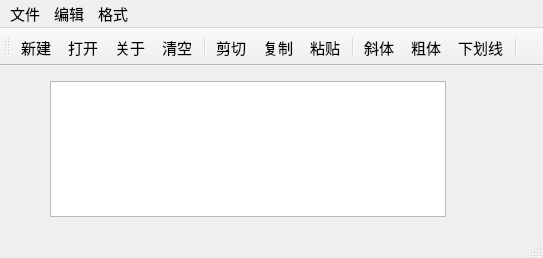
<?xml version="1.0" encoding="UTF-8"?>
<ui version="4.0">
 <class>QWMainWind</class>
 <widget class="QMainWindow" name="QWMainWind">
  <property name="geometry">
   <rect>
    <x>0</x>
    <y>0</y>
    <width>543</width>
    <height>258</height>
   </rect>
  </property>
  <property name="font">
   <font>
    <pointsize>11</pointsize>
   </font>
  </property>
  <property name="windowTitle">
   <string>QWMainWind</string>
  </property>
  <widget class="QWidget" name="centralWidget">
   <widget class="QTextEdit" name="txtEdit">
    <property name="geometry">
     <rect>
      <x>50</x>
      <y>15</y>
      <width>396</width>
      <height>136</height>
     </rect>
    </property>
    <property name="font">
     <font>
      <pointsize>16</pointsize>
     </font>
    </property>
   </widget>
  </widget>
  <widget class="QMenuBar" name="menuBar">
   <property name="geometry">
    <rect>
     <x>0</x>
     <y>0</y>
     <width>543</width>
     <height>29</height>
    </rect>
   </property>
   <widget class="QMenu" name="menu">
    <property name="title">
     <string>文件</string>
    </property>
    <addaction name="actNew"/>
    <addaction name="actOpen"/>
    <addaction name="separator"/>
    <addaction name="actClose"/>
    <addaction name="actAbout"/>
   </widget>
   <widget class="QMenu" name="menu_2">
    <property name="title">
     <string>编辑</string>
    </property>
    <addaction name="actCut"/>
    <addaction name="actCopy"/>
    <addaction name="actPaste"/>
    <addaction name="separator"/>
    <addaction name="actClear"/>
   </widget>
   <widget class="QMenu" name="menu_3">
    <property name="title">
     <string>格式</string>
    </property>
    <addaction name="actFontBold"/>
    <addaction name="actFontItalic"/>
    <addaction name="actFontUnder"/>
    <addaction name="separator"/>
    <addaction name="actToolbarLab"/>
   </widget>
   <addaction name="menu"/>
   <addaction name="menu_2"/>
   <addaction name="menu_3"/>
  </widget>
  <widget class="QToolBar" name="mainToolBar">
   <property name="toolButtonStyle">
    <enum>Qt::ToolButtonStyle::ToolButtonTextUnderIcon</enum>
   </property>
   <attribute name="toolBarArea">
    <enum>TopToolBarArea</enum>
   </attribute>
   <attribute name="toolBarBreak">
    <bool>false</bool>
   </attribute>
   <addaction name="actNew"/>
   <addaction name="actOpen"/>
   <addaction name="actAbout"/>
   <addaction name="actClear"/>
   <addaction name="separator"/>
   <addaction name="actCut"/>
   <addaction name="actCopy"/>
   <addaction name="actPaste"/>
   <addaction name="separator"/>
   <addaction name="actFontItalic"/>
   <addaction name="actFontBold"/>
   <addaction name="actFontUnder"/>
   <addaction name="separator"/>
  </widget>
  <widget class="QStatusBar" name="statusBar"/>
  <action name="actCut">
   <property name="icon">
    <iconset>
     <normaloff>:/images/images/cut.bmp</normaloff>:/images/images/cut.bmp</iconset>
   </property>
   <property name="text">
    <string>剪切</string>
   </property>
   <property name="toolTip">
    <string>剪切</string>
   </property>
   <property name="shortcut">
    <string>Ctrl+X</string>
   </property>
  </action>
  <action name="actCopy">
   <property name="icon">
    <iconset>
     <normaloff>:/images/images/120.bmp</normaloff>:/images/images/120.bmp</iconset>
   </property>
   <property name="text">
    <string>复制</string>
   </property>
   <property name="toolTip">
    <string>复制</string>
   </property>
   <property name="shortcut">
    <string>Ctrl+C</string>
   </property>
  </action>
  <action name="actPaste">
   <property name="icon">
    <iconset>
     <normaloff>:/images/images/paste.bmp</normaloff>:/images/images/paste.bmp</iconset>
   </property>
   <property name="text">
    <string>粘贴</string>
   </property>
   <property name="toolTip">
    <string>粘贴</string>
   </property>
   <property name="shortcut">
    <string>Ctrl+V</string>
   </property>
  </action>
  <action name="actFontBold">
   <property name="checkable">
    <bool>true</bool>
   </property>
   <property name="icon">
    <iconset>
     <normaloff>:/images/images/BLD.BMP</normaloff>:/images/images/BLD.BMP</iconset>
   </property>
   <property name="text">
    <string>粗体</string>
   </property>
   <property name="toolTip">
    <string>粗体</string>
   </property>
  </action>
  <action name="actFontItalic">
   <property name="checkable">
    <bool>true</bool>
   </property>
   <property name="icon">
    <iconset>
     <normaloff>:/images/images/ITL.BMP</normaloff>:/images/images/ITL.BMP</iconset>
   </property>
   <property name="text">
    <string>斜体</string>
   </property>
   <property name="toolTip">
    <string>斜体</string>
   </property>
  </action>
  <action name="actFontUnder">
   <property name="checkable">
    <bool>true</bool>
   </property>
   <property name="icon">
    <iconset>
     <normaloff>:/images/images/WORDUNDR.BMP</normaloff>:/images/images/WORDUNDR.BMP</iconset>
   </property>
   <property name="text">
    <string>下划线</string>
   </property>
   <property name="toolTip">
    <string>下划线</string>
   </property>
  </action>
  <action name="actClose">
   <property name="icon">
    <iconset>
     <normaloff>:/images/images/exit.bmp</normaloff>:/images/images/exit.bmp</iconset>
   </property>
   <property name="text">
    <string>退出</string>
   </property>
   <property name="toolTip">
    <string>退出</string>
   </property>
  </action>
  <action name="actAbout">
   <property name="icon">
    <iconset>
     <normaloff>:/images/images/new2.bmp</normaloff>:/images/images/new2.bmp</iconset>
   </property>
   <property name="text">
    <string>关于</string>
   </property>
   <property name="toolTip">
    <string>关于</string>
   </property>
  </action>
  <action name="actOpen">
   <property name="icon">
    <iconset>
     <normaloff>:/images/images/open3.bmp</normaloff>:/images/images/open3.bmp</iconset>
   </property>
   <property name="text">
    <string>打开...</string>
   </property>
   <property name="toolTip">
    <string>打开文件</string>
   </property>
   <property name="shortcut">
    <string>Ctrl+O</string>
   </property>
  </action>
  <action name="actClear">
   <property name="icon">
    <iconset>
     <normaloff>:/images/images/103.bmp</normaloff>:/images/images/103.bmp</iconset>
   </property>
   <property name="text">
    <string>清空</string>
   </property>
   <property name="toolTip">
    <string>清空内容</string>
   </property>
  </action>
  <action name="actFont">
   <property name="icon">
    <iconset>
     <normaloff>:/images/images/20.ico</normaloff>:/images/images/20.ico</iconset>
   </property>
   <property name="text">
    <string>字体...</string>
   </property>
   <property name="toolTip">
    <string>字体设置</string>
   </property>
  </action>
  <action name="actNew">
   <property name="icon">
    <iconset>
     <normaloff>:/images/images/new2.bmp</normaloff>:/images/images/new2.bmp</iconset>
   </property>
   <property name="text">
    <string>新建</string>
   </property>
   <property name="shortcut">
    <string>Ctrl+N</string>
   </property>
  </action>
  <action name="actToolbarLab">
   <property name="checkable">
    <bool>true</bool>
   </property>
   <property name="checked">
    <bool>true</bool>
   </property>
   <property name="text">
    <string>显示工具栏文字标签</string>
   </property>
   <property name="menuRole">
    <enum>QAction::MenuRole::TextHeuristicRole</enum>
   </property>
  </action>
 </widget>
 <layoutdefault spacing="6" margin="11"/>
 <resources/>
 <connections>
  <connection>
   <sender>actClose</sender>
   <signal>triggered()</signal>
   <receiver>QWMainWind</receiver>
   <slot>close()</slot>
   <hints>
    <hint type="sourcelabel">
     <x>-1</x>
     <y>-1</y>
    </hint>
    <hint type="destinationlabel">
     <x>422</x>
     <y>254</y>
    </hint>
   </hints>
  </connection>
  <connection>
   <sender>actAbout</sender>
   <signal>triggered()</signal>
   <receiver>QWMainWind</receiver>
   <slot>on_actAbout_triggered()</slot>
   <hints>
    <hint type="sourcelabel">
     <x>-1</x>
     <y>-1</y>
    </hint>
    <hint type="destinationlabel">
     <x>20</x>
     <y>20</y>
    </hint>
   </hints>
  </connection>
  <connection>
   <sender>actClear</sender>
   <signal>triggered()</signal>
   <receiver>txtEdit</receiver>
   <slot>clear()</slot>
   <hints>
    <hint type="sourcelabel">
     <x>-1</x>
     <y>-1</y>
    </hint>
    <hint type="destinationlabel">
     <x>260</x>
     <y>256</y>
    </hint>
   </hints>
  </connection>
  <connection>
   <sender>actCut</sender>
   <signal>triggered()</signal>
   <receiver>txtEdit</receiver>
   <slot>cut()</slot>
   <hints>
    <hint type="sourcelabel">
     <x>-1</x>
     <y>-1</y>
    </hint>
    <hint type="destinationlabel">
     <x>260</x>
     <y>256</y>
    </hint>
   </hints>
  </connection>
  <connection>
   <sender>actCopy</sender>
   <signal>triggered()</signal>
   <receiver>txtEdit</receiver>
   <slot>copy()</slot>
   <hints>
    <hint type="sourcelabel">
     <x>-1</x>
     <y>-1</y>
    </hint>
    <hint type="destinationlabel">
     <x>260</x>
     <y>256</y>
    </hint>
   </hints>
  </connection>
  <connection>
   <sender>actPaste</sender>
   <signal>triggered()</signal>
   <receiver>txtEdit</receiver>
   <slot>paste()</slot>
   <hints>
    <hint type="sourcelabel">
     <x>-1</x>
     <y>-1</y>
    </hint>
    <hint type="destinationlabel">
     <x>260</x>
     <y>256</y>
    </hint>
   </hints>
  </connection>
 </connections>
 <slots>
  <slot>on_actAbout_triggered()</slot>
 </slots>
</ui>
